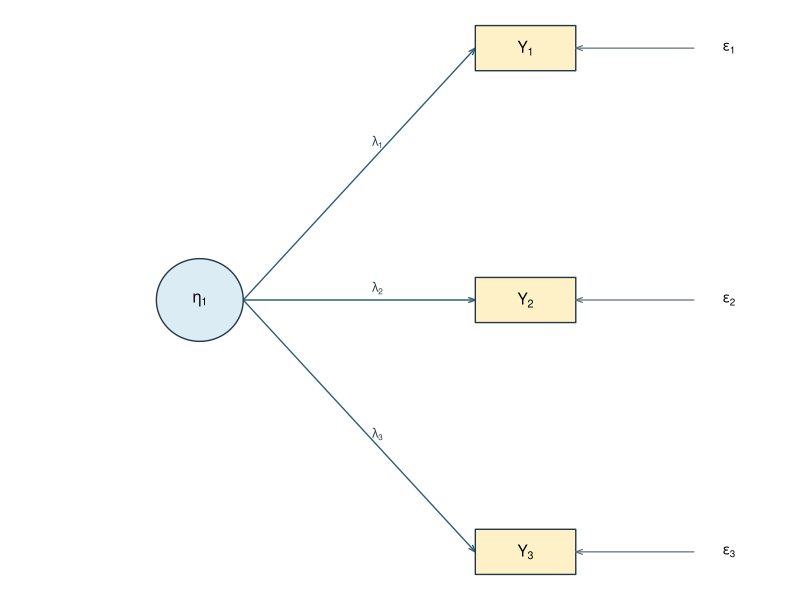
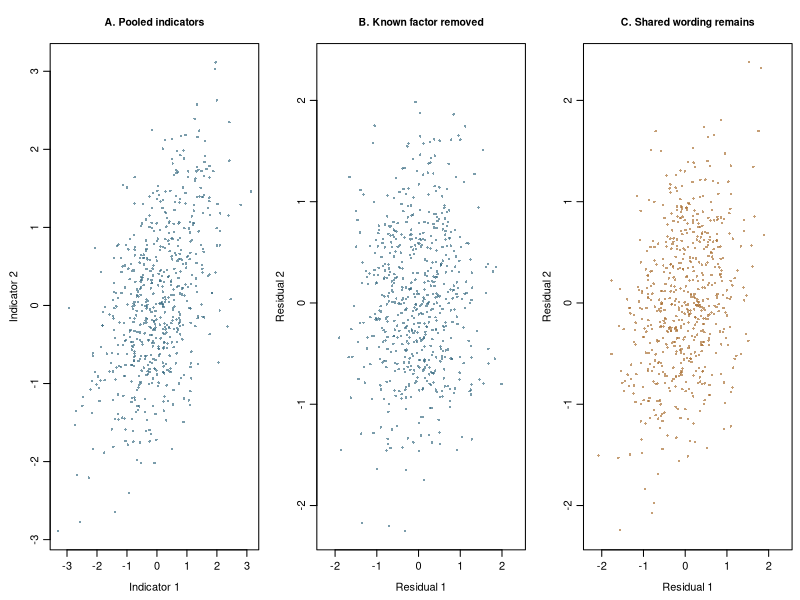
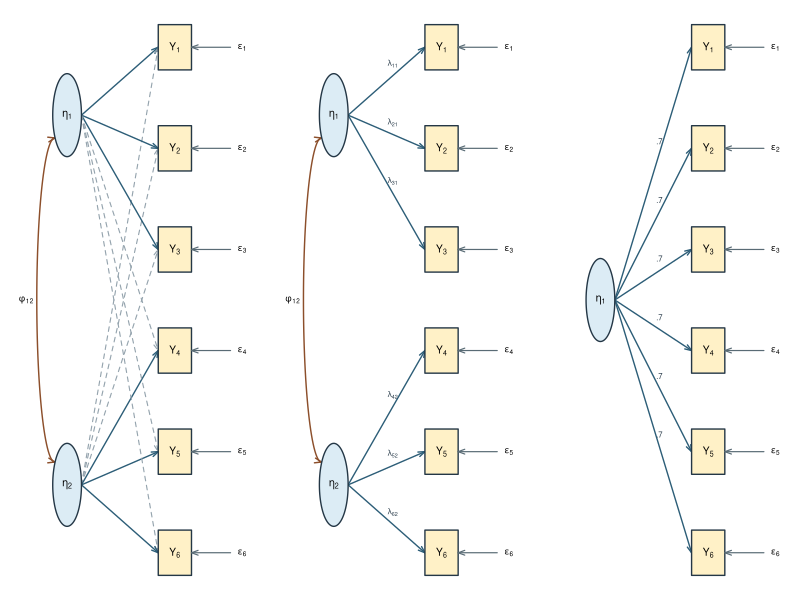
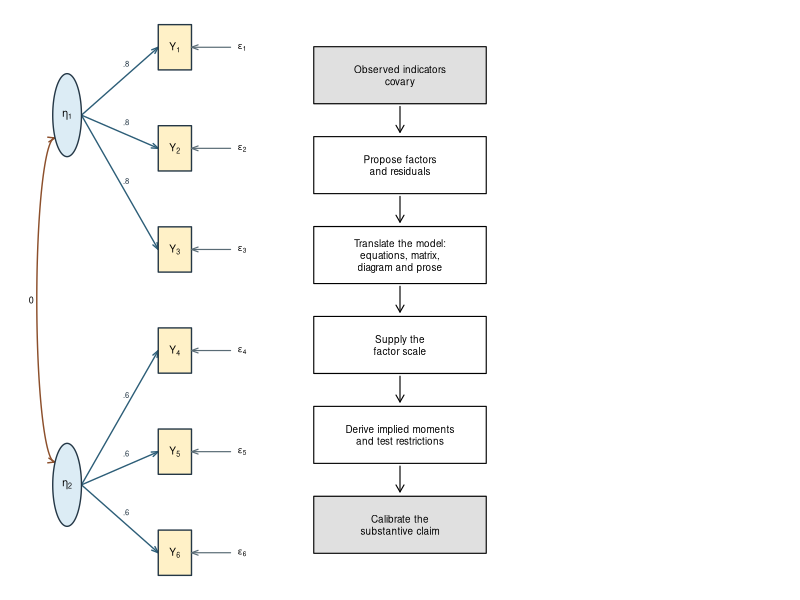

Source code (R) for these figures, in order:
## ---- chunk 1
#| label: setup
#| include: false

knitr::opts_chunk$set(
  echo = FALSE, warning = FALSE, message = FALSE, fig.align = "center",
  dev = if (knitr::is_latex_output()) "cairo_pdf" else "png"
)
options(digits = 3, width = 72, scipen = 4)

# This source is deliberately self-contained. The constructor below checks the
# known-value records used in the prose, and the drawing function produces all
# five path diagrams with base R.
chapter_examples <- local({
  implied_cov <- function(Lambda, Phi, Theta) {
    Lambda %*% Phi %*% t(Lambda) + Theta
  }

  Lambda_one <- matrix(.70, nrow = 6, ncol = 1)
  Phi_one <- matrix(1, 1, 1)
  Theta_one <- diag(.51, 6)
  R_one <- implied_cov(Lambda_one, Phi_one, Theta_one)

  Lambda_two <- rbind(
    c(.80, 0), c(.80, 0), c(.80, 0),
    c(0, .60), c(0, .60), c(0, .60)
  )
  Phi_two <- diag(2)
  Theta_two <- diag(c(rep(.36, 3), rep(.64, 3)))
  R_two <- implied_cov(Lambda_two, Phi_two, Theta_two)

  Q <- matrix(c(1, 1, -1, 1), 2, 2) / sqrt(2)
  Lambda_rotated <- Lambda_two %*% Q
  R_rotated <- implied_cov(Lambda_rotated, Phi_two, Theta_two)

  stopifnot(
    max(abs(diag(R_one) - 1)) < 1e-12,
    max(abs(R_one[row(R_one) != col(R_one)] - .49)) < 1e-12,
    max(abs(R_two[1:3, 1:3][row(R_two[1:3, 1:3]) !=
                              col(R_two[1:3, 1:3])] - .64)) < 1e-12,
    max(abs(R_two[4:6, 4:6][row(R_two[4:6, 4:6]) !=
                              col(R_two[4:6, 4:6])] - .36)) < 1e-12,
    max(abs(R_two[1:3, 4:6])) < 1e-12,
    max(abs(R_rotated - R_two)) < 1e-12,
    max(abs(colSums(Lambda_two^2) - c(1.92, 1.08))) < 1e-12,
    max(abs(colSums(Lambda_rotated^2) - c(1.50, 1.50))) < 1e-12
  )

  list(
    Lambda_one = Lambda_one, Phi_one = Phi_one, Theta_one = Theta_one,
    R_one = R_one, Lambda_two = Lambda_two, Phi_two = Phi_two,
    Theta_two = Theta_two, R_two = R_two, Q = Q,
    Lambda_rotated = Lambda_rotated
  )
})

# Shared Part Two path-diagram grammar. Rectangles are recorded
# variables, circles are variables introduced by the model, single-headed
# arrows are loadings and double-headed arrows are covariances. Drawn with
# base graphics so the chapter needs no external script or renderer.

pt2_ink        <- "#243746"
pt2_box_fill   <- "#fff1c7"
pt2_circ_fill  <- "#dcecf5"
pt2_path_col   <- "#2c5d77"
pt2_cross_col  <- "#94a3ad"
pt2_cov_col    <- "#8c4f2b"
pt2_resid_col  <- "#596b75"

# Render a label that may be plain text (".70", "0") or a plotmath
# expression string ("lambda[11]", "eta[1]").
pt2_greek <- c("alpha","beta","gamma","delta","epsilon","zeta","eta","theta",
  "iota","kappa","lambda","mu","nu","xi","pi","rho","sigma","tau","upsilon",
  "phi","chi","psi","omega","Gamma","Delta","Theta","Lambda","Xi","Pi",
  "Sigma","Phi","Psi","Omega")

# Render as plotmath only where the label is meant as notation: a subscripted
# token such as eta[1] or Planning[s], or a bare Greek name. Everything else is
# literal, so a factor named "Self-efficacy" is not parsed as a subtraction.
.pt2_label <- function(x) {
  if (is.expression(x) || is.language(x)) return(x)
  if (!nzchar(x)) return("")
  if (grepl("^[-.0-9]", x)) return(x)
  notation <- grepl("^[A-Za-z]+\\[[A-Za-z0-9]+\\]$", x) || x %in% pt2_greek
  if (!notation) return(x)
  out <- tryCatch(parse(text = x), error = function(e) NULL)
  if (is.null(out)) x else out
}

# Half-width of a factor node. Long substantive names get an ellipse rather
# than spilling out of a fixed circle, following the reference decks.
.pt2_frx <- function(label, r = .55) {
  n <- nchar(gsub("\\[|\\]", "", as.character(label)))
  max(r, .105 * n + .22)
}

.pt2_arrow <- function(x0, y0, x1, y1, dashed = FALSE, both = FALSE,
                       col = pt2_path_col, lwd = 1.35) {
  arrows(x0, y0, x1, y1, length = .07, angle = 20,
         code = if (both) 3 else 2,
         lty = if (dashed) 2 else 1, lwd = lwd, col = col)
}

.pt2_box <- function(x, y, label, hw = .74, hh = .30) {
  rect(x - hw, y - hh, x + hw, y + hh,
       col = pt2_box_fill, border = pt2_ink, lwd = 1.35)
  text(x, y, .pt2_label(label), cex = .92)
}

.pt2_circle <- function(x, y, label, r = .55) {
  rx <- .pt2_frx(label, r)
  tt <- seq(0, 2 * pi, length.out = 96)
  polygon(x + rx * cos(tt), y + r * sin(tt), col = pt2_circ_fill,
          border = pt2_ink, lwd = 1.35)
  text(x, y, .pt2_label(label), cex = .92)
}

# Draw a label at a fraction along a path, nudged perpendicular to it.
.pt2_path_label <- function(x0, y0, x1, y1, label, at = .58, nudge = .15,
                            col = pt2_ink, cex = .70) {
  if (is.null(label) || !nzchar(label)) return(invisible(NULL))
  text(x0 + at * (x1 - x0), y0 + at * (y1 - y0) + nudge,
       .pt2_label(label), cex = cex, col = col)
}

# A double-headed covariance arc drawn to the left of two circles.
.pt2_cov_arc <- function(x, y1, y2, label, r = .55, bulge = .85) {
  tt <- seq(0, 1, length.out = 60)
  ym <- (y1 + y2) / 2
  half <- abs(y2 - y1) / 2 - r * .55
  ys <- ym + half * cos(pi * tt) * sign(y1 - y2)
  xs <- x - bulge * sin(pi * tt)
  lines(xs, ys, col = pt2_cov_col, lwd = 1.4)
  .pt2_arrow(xs[2], ys[2], xs[1], ys[1], col = pt2_cov_col, lwd = 1.4)
  n <- length(xs)
  .pt2_arrow(xs[n - 1], ys[n - 1], xs[n], ys[n], col = pt2_cov_col, lwd = 1.4)
  if (!is.null(label) && nzchar(label))
    text(x - bulge - .14, ym, .pt2_label(label), adj = 1, cex = .82)
  invisible(NULL)
}

# Draw a double-headed arc for every distinct factor pair. Wider separations
# bow further out so that the arcs nest instead of overlapping, matching the
# reference decks' one-sided layout for three or more factors.
.pt2_cov_pairs <- function(x, yf, labels = NULL) {
  m <- length(yf)
  if (m < 2) return(invisible(NULL))
  pairs <- which(upper.tri(matrix(0, m, m)), arr.ind = TRUE)
  span <- pairs[, 2] - pairs[, 1]
  ord <- order(span, pairs[, 1])
  pairs <- pairs[ord, , drop = FALSE]; span <- span[ord]
  labels <- if (is.null(labels)) rep("", nrow(pairs)) else
    rep_len(labels, nrow(pairs))
  bulge <- if (m == 2) .80 else .50 + 1.10 * (span - 1) / (m - 2)
  for (i in seq_len(nrow(pairs)))
    .pt2_cov_arc(x, yf[pairs[i, 1]], yf[pairs[i, 2]], labels[i],
                 bulge = bulge[i])
  invisible(NULL)
}

.pt2_canvas <- function(xlim, ylim) {
  op <- par(mar = rep(.15, 4), xaxs = "i", yaxs = "i")
  plot.new()
  plot.window(xlim = xlim, ylim = ylim)
  op
}

.pt2_indicator_y <- function(p, top = 7.6, bottom = .9) {
  if (p == 1) return(mean(c(top, bottom)))
  seq(top, bottom, length.out = p)
}

# ---------------------------------------------------------------------------
# First-order model with m correlated (or orthogonal) factors.
#
#   assign  integer vector of length p giving each indicator's primary factor,
#           or a p x m logical matrix for a fully general pattern.
#   cross   optional p x m logical matrix of additional (dashed) loadings.
# ---------------------------------------------------------------------------
pt2_fa_diagram <- function(assign, m = NULL, cross = NULL,
                           loading_labels = NULL, factor_labels = NULL,
                           indicator_labels = NULL, factor_cov_labels = NULL,
                           show_residuals = TRUE, x_factor = 2.2,
                           x_indicator = 7.0) {
  if (is.matrix(assign)) {
    primary <- assign
    p <- nrow(primary); m <- ncol(primary)
  } else {
    p <- length(assign); if (is.null(m)) m <- max(assign)
    primary <- matrix(FALSE, p, m)
    primary[cbind(seq_len(p), assign)] <- TRUE
  }
  if (is.null(cross)) cross <- matrix(FALSE, p, m)
  if (is.null(factor_labels))
    factor_labels <- paste0("eta[", seq_len(m), "]")
  if (is.null(indicator_labels))
    indicator_labels <- paste0("Y[", seq_len(p), "]")

  yi <- .pt2_indicator_y(p)
  yf <- if (m == 1) mean(range(yi)) else
    seq(max(yi) - .9, min(yi) + .9, length.out = m)
  x_resid <- x_indicator + 3.0
  op <- .pt2_canvas(c(-.7, x_resid + 1.0), c(.3, 8.2))
  on.exit(par(op))

  # every factor pair is drawn, nested on the left
  if (m > 1 && !is.null(factor_cov_labels))
    .pt2_cov_pairs(x_factor - .55, yf, factor_cov_labels)

  for (j in seq_len(p)) for (k in seq_len(m)) {
    is_cross <- isTRUE(cross[j, k])
    if (!isTRUE(primary[j, k]) && !is_cross) next
    .pt2_arrow(x_factor + .pt2_frx(factor_labels[k]), yf[k],
               x_indicator - .74, yi[j], dashed = is_cross,
               col = if (is_cross) pt2_cross_col else pt2_path_col,
               lwd = if (is_cross) 1.1 else 1.35)
    if (!is.null(loading_labels))
      .pt2_path_label(x_factor + .pt2_frx(factor_labels[k]), yf[k],
                      x_indicator - .74, yi[j],
                      loading_labels[j, k], nudge = if (is_cross) -.16 else .16,
                      col = if (is_cross) pt2_cross_col else pt2_ink)
  }

  for (j in seq_len(p)) {
    .pt2_box(x_indicator, yi[j], indicator_labels[j])
    if (show_residuals) {
      .pt2_arrow(x_resid - .52, yi[j], x_indicator + .74, yi[j],
                 col = pt2_resid_col, lwd = 1.15)
      text(x_resid, yi[j], .pt2_label(paste0("epsilon[", j, "]")), cex = .85)
    }
  }
  for (k in seq_len(m)) .pt2_circle(x_factor, yf[k], factor_labels[k])
  invisible(NULL)
}

# ---------------------------------------------------------------------------
# Higher-order model: one second-order factor above m first-order factors.
# ---------------------------------------------------------------------------
pt2_higher_order_diagram <- function(assign, m = NULL, gamma_labels = NULL,
                                     loading_labels = NULL,
                                     factor_labels = NULL,
                                     indicator_labels = NULL,
                                     higher_label = "xi", cross = NULL,
                                     show_disturbances = TRUE) {
  p <- length(assign); if (is.null(m)) m <- max(assign)
  if (is.null(factor_labels)) factor_labels <- paste0("eta[", seq_len(m), "]")
  if (is.null(indicator_labels)) indicator_labels <- paste0("Y[", seq_len(p), "]")
  x_high <- 1.0; x_factor <- 4.0; x_indicator <- 8.0; x_resid <- 10.8

  yi <- .pt2_indicator_y(p)
  hh <- if (p > 1) min(.30, .40 * abs(yi[1] - yi[2])) else .30
  yf <- seq(max(yi) - .9, min(yi) + .9, length.out = m)
  yh <- mean(range(yf))
  # leave room for the widest node on each side so nothing is clipped
  left <- min(0, x_high - .pt2_frx(higher_label) - .35)
  op <- .pt2_canvas(c(left, x_resid + .9), c(.3, 8.2))
  on.exit(par(op))

  for (k in seq_len(m)) {
    .pt2_arrow(x_high + .pt2_frx(higher_label), yh,
               x_factor - .pt2_frx(factor_labels[k]), yf[k])
    if (!is.null(gamma_labels))
      .pt2_path_label(x_high + .pt2_frx(higher_label), yh,
                      x_factor - .pt2_frx(factor_labels[k]), yf[k],
                      gamma_labels[k], at = .55, nudge = .17)
    if (show_disturbances) {
      .pt2_arrow(x_factor, yf[k] + 1.05, x_factor, yf[k] + .55,
                 col = pt2_resid_col, lwd = 1.15)
      text(x_factor, yf[k] + 1.24,
           .pt2_label(paste0("zeta[", k, "]")), cex = .82)
    }
  }
  if (!is.null(cross) && nrow(cross)) for (i in seq_len(nrow(cross))) {
    k <- match(cross$factor[i], factor_labels)
    j <- match(cross$item[i], indicator_labels)
    .pt2_arrow(x_factor + .pt2_frx(factor_labels[k]), yf[k],
               x_indicator - .74, yi[j], dashed = TRUE,
               col = pt2_cov_col, lwd = 1.3)
  }
  for (j in seq_len(p)) {
    k <- assign[j]
    .pt2_arrow(x_factor + .pt2_frx(factor_labels[k]), yf[k],
               x_indicator - .74, yi[j])
    if (!is.null(loading_labels))
      .pt2_path_label(x_factor + .pt2_frx(factor_labels[k]), yf[k],
                      x_indicator - .74, yi[j],
                      loading_labels[j], nudge = .16)
    .pt2_box(x_indicator, yi[j], indicator_labels[j], hh = hh)
    .pt2_arrow(x_resid - .52, yi[j], x_indicator + .74, yi[j],
               col = pt2_resid_col, lwd = 1.15)
    text(x_resid, yi[j], .pt2_label(paste0("epsilon[", j, "]")), cex = .85)
  }
  for (k in seq_len(m)) .pt2_circle(x_factor, yf[k], factor_labels[k])
  .pt2_circle(x_high, yh, higher_label)
  invisible(NULL)
}

# ---------------------------------------------------------------------------
# Bifactor model: one general factor on every indicator, plus orthogonal
# group factors on their own blocks.
# ---------------------------------------------------------------------------
pt2_bifactor_diagram <- function(assign, m = NULL, general_label = "eta[G]",
                                 group_labels = NULL, indicator_labels = NULL,
                                 general_loadings = NULL,
                                 group_loadings = NULL) {
  p <- length(assign); if (is.null(m)) m <- max(assign)
  if (is.null(group_labels))
    group_labels <- paste0("eta[", seq_len(m), "]")
  if (is.null(indicator_labels)) indicator_labels <- paste0("Y[", seq_len(p), "]")
  x_gen <- 1.0; x_group <- 4.2; x_indicator <- 8.0; x_resid <- 10.8

  yi <- .pt2_indicator_y(p)
  hh <- if (p > 1) min(.30, .40 * abs(yi[1] - yi[2])) else .30
  yg <- seq(max(yi) - .8, min(yi) + .8, length.out = m)
  ygen <- mean(range(yi))
  left <- min(0, x_gen - .pt2_frx(general_label) - .35)
  op <- .pt2_canvas(c(left, x_resid + .9), c(.3, 8.2))
  on.exit(par(op))

  # general factor reaches every indicator; drawn first and lighter so the
  # group structure stays readable
  for (j in seq_len(p)) {
    .pt2_arrow(x_gen + .pt2_frx(general_label), ygen,
               x_indicator - .74, yi[j], col = pt2_cross_col, lwd = 1.0)
    if (!is.null(general_loadings))
      .pt2_path_label(x_gen + .pt2_frx(general_label), ygen,
                      x_indicator - .74, yi[j],
                      general_loadings[j], at = .30, nudge = .15,
                      col = pt2_cross_col, cex = .64)
  }
  for (j in seq_len(p)) {
    k <- assign[j]
    .pt2_arrow(x_group + .pt2_frx(group_labels[k]), yg[k],
               x_indicator - .74, yi[j])
    if (!is.null(group_loadings))
      .pt2_path_label(x_group + .pt2_frx(group_labels[k]), yg[k],
                      x_indicator - .74, yi[j],
                      group_loadings[j], nudge = .16)
    .pt2_box(x_indicator, yi[j], indicator_labels[j], hh = hh)
    .pt2_arrow(x_resid - .52, yi[j], x_indicator + .74, yi[j],
               col = pt2_resid_col, lwd = 1.15)
    text(x_resid, yi[j], .pt2_label(paste0("epsilon[", j, "]")), cex = .85)
  }
  for (k in seq_len(m)) .pt2_circle(x_group, yg[k], group_labels[k])
  .pt2_circle(x_gen, ygen, general_label)
  text(x_gen, ygen - 1.15, "all factors orthogonal", cex = .68,
       col = pt2_resid_col)
  invisible(NULL)
}

## ---- chunk 2
#| label: fig-lvm
#| fig-cap: "A latent variable with three indicators. Rectangles are recorded variables, the circle is a variable introduced by the model, and single-headed arrows denote loading relations."
#| fig-alt: "One latent factor eta points to observed indicators Y1 through Y3; each indicator also receives a residual epsilon arrow."
#| fig-width: 5
#| fig-height: 2.4
#| out-width: "70%"

pt2_fa_diagram(
  rep(1L, 3),
  loading_labels = matrix(c("lambda[1]", "lambda[2]", "lambda[3]"), 3, 1)
)
## ---- chunk 3
#| label: fig-local-independence
#| fig-cap: "Illustrative simulated responses before and after removing a known common contribution. A and B use independent residuals; C adds shared wording while preserving each indicator's total and residual variance. The two residual panels share axis limits."
#| fig-alt: "Three scatterplots show positively associated pooled indicators, an unstructured cloud after removing the known factor in the independent-residual construction, and remaining positive association when both residuals share a wording influence."
#| fig-width: 8
#| fig-height: 3.1
RNGkind("Mersenne-Twister", "Inversion", "Rejection")
set.seed(2026101201)
eta <- rnorm(600)
u <- rnorm(600)
e1 <- rnorm(600)
e2 <- rnorm(600)
y1 <- .7 * eta + sqrt(.51) * e1
y2 <- .7 * eta + sqrt(.51) * e2
w1 <- .7 * eta + .4 * u + sqrt(.35) * e1
w2 <- .7 * eta + .4 * u + sqrt(.35) * e2
r1 <- y1 - .7 * eta
r2 <- y2 - .7 * eta
s1 <- w1 - .7 * eta
s2 <- w2 - .7 * eta
lim <- range(r1, r2, s1, s2)
par(mfrow = c(1, 3), mar = c(3.8, 3.8, 3.3, .6), mgp = c(2.3, .7, 0))
plot(y1, y2, pch = 16, cex = .5,
     col = adjustcolor("#33677F", .65),
     xlab = "Indicator 1", ylab = "Indicator 2",
     main = "A. Pooled indicators", cex.main = .95)
plot(r1, r2, xlim = lim, ylim = lim, pch = 16, cex = .5,
     col = adjustcolor("#33677F", .65),
     xlab = "Residual 1", ylab = "Residual 2",
     main = "B. Known factor removed", cex.main = .95)
plot(s1, s2, xlim = lim, ylim = lim, pch = 16, cex = .5,
     col = adjustcolor("#A66B2B", .65),
     xlab = "Residual 1", ylab = "Residual 2",
     main = "C. Shared wording remains", cex.main = .95)
## ---- chunk 4
#| label: fig-general
#| fig-cap: "The two-factor, six-indicator system with every loading present. Single-headed arrows denote loading relations; the double-headed arrow denotes the factor covariance."
#| fig-alt: "Both correlated factors point to all six indicators; cross-loading paths are dashed, and each indicator has a residual."
#| fig-width: 7
#| fig-height: 6.2
#| out-width: "88%"

cross_all <- matrix(TRUE, 6, 2)
cross_all[cbind(seq_len(6), rep(1:2, each = 3))] <- FALSE
pt2_fa_diagram(
  rep(1:2, each = 3), cross = cross_all,
  factor_cov_labels = "phi[12]"
)
## ---- chunk 5
#| label: fig-simple
#| fig-cap: "The same system restricted to a simple structure. Each indicator has one loading and one residual; the six cross-loadings are fixed at zero."
#| fig-alt: "Eta 1 points only to Y1 through Y3 and eta 2 only to Y4 through Y6; the factors covary and every indicator has a residual."
#| fig-width: 7
#| fig-height: 6.2
#| out-width: "88%"

labels_simple <- matrix("", 6, 2)
labels_simple[cbind(seq_len(6), c(1, 1, 1, 2, 2, 2))] <-
  paste0("lambda[", seq_len(6), c(1, 1, 1, 2, 2, 2), "]")
pt2_fa_diagram(
  rep(1:2, each = 3), loading_labels = labels_simple,
  factor_cov_labels = "phi[12]"
)
## ---- chunk 6
#| label: fig-onefactor
#| fig-cap: "The one-factor model that reproduces the first record. Every loading is .7."
#| fig-alt: "One factor points to six indicators, with every loading labeled point 7 and a separate residual for every indicator."
#| fig-width: 5.5
#| fig-height: 4.2
#| out-width: "80%"
#| fig-pos: "!htb"

pt2_fa_diagram(
  rep(1L, 6),
  loading_labels = matrix(rep(".7", 6), 6, 1)
)
## ---- chunk 7
#| label: fig-orthogonal
#| fig-cap: "The orthogonal two-factor model that reproduces the second record."
#| fig-alt: "Eta 1 loads point 8 on Y1 through Y3, eta 2 loads point 6 on Y4 through Y6, and their covariance is zero."
#| fig-width: 5.5
#| fig-height: 4.4
#| out-width: "80%"
#| fig-pos: "!htb"

labels_orthogonal <- matrix("", 6, 2)
labels_orthogonal[cbind(seq_len(6), c(1, 1, 1, 2, 2, 2))] <-
  c(rep(".8", 3), rep(".6", 3))
pt2_fa_diagram(
  rep(1:2, each = 3), loading_labels = labels_orthogonal,
  factor_cov_labels = "0"
)
## ---- chunk 8
#| label: fig-chapter-route
#| fig-cap: "The chapter's route from observed covariance to a calibrated conclusion."
#| fig-alt: "A six-step vertical sequence runs from observed indicators covary, through proposing factors and residuals, translating the model, supplying the factor scale, and deriving implied moments and restrictions, to calibrating the substantive claim."
#| fig-width: 7
#| fig-height: 6.5
#| out-width: "78%"

route_labels <- c(
  "Observed indicators\ncovary",
  "Propose factors\nand residuals",
  "Translate the model:\nequations, matrix,\ndiagram and prose",
  "Supply the\nfactor scale",
  "Derive implied moments\nand test restrictions",
  "Calibrate the\nsubstantive claim"
)
route_y <- seq(.91, .09, length.out = length(route_labels))

op <- par(mar = c(.3, .3, .3, .3), xpd = NA)
plot.new()
plot.window(xlim = c(0, 1), ylim = c(0, 1))
for (k in seq_along(route_labels)) {
  rect(.14, route_y[k] - .052, .86, route_y[k] + .052,
       col = if (k %in% c(1, 6)) "grey88" else "white",
       border = "black", lwd = 1.1)
  text(.5, route_y[k], route_labels[k], cex = .90)
  if (k < length(route_labels)) {
    arrows(.5, route_y[k] - .057, .5, route_y[k + 1] + .060,
           length = .08, lwd = 1.1)
  }
}
par(op)
